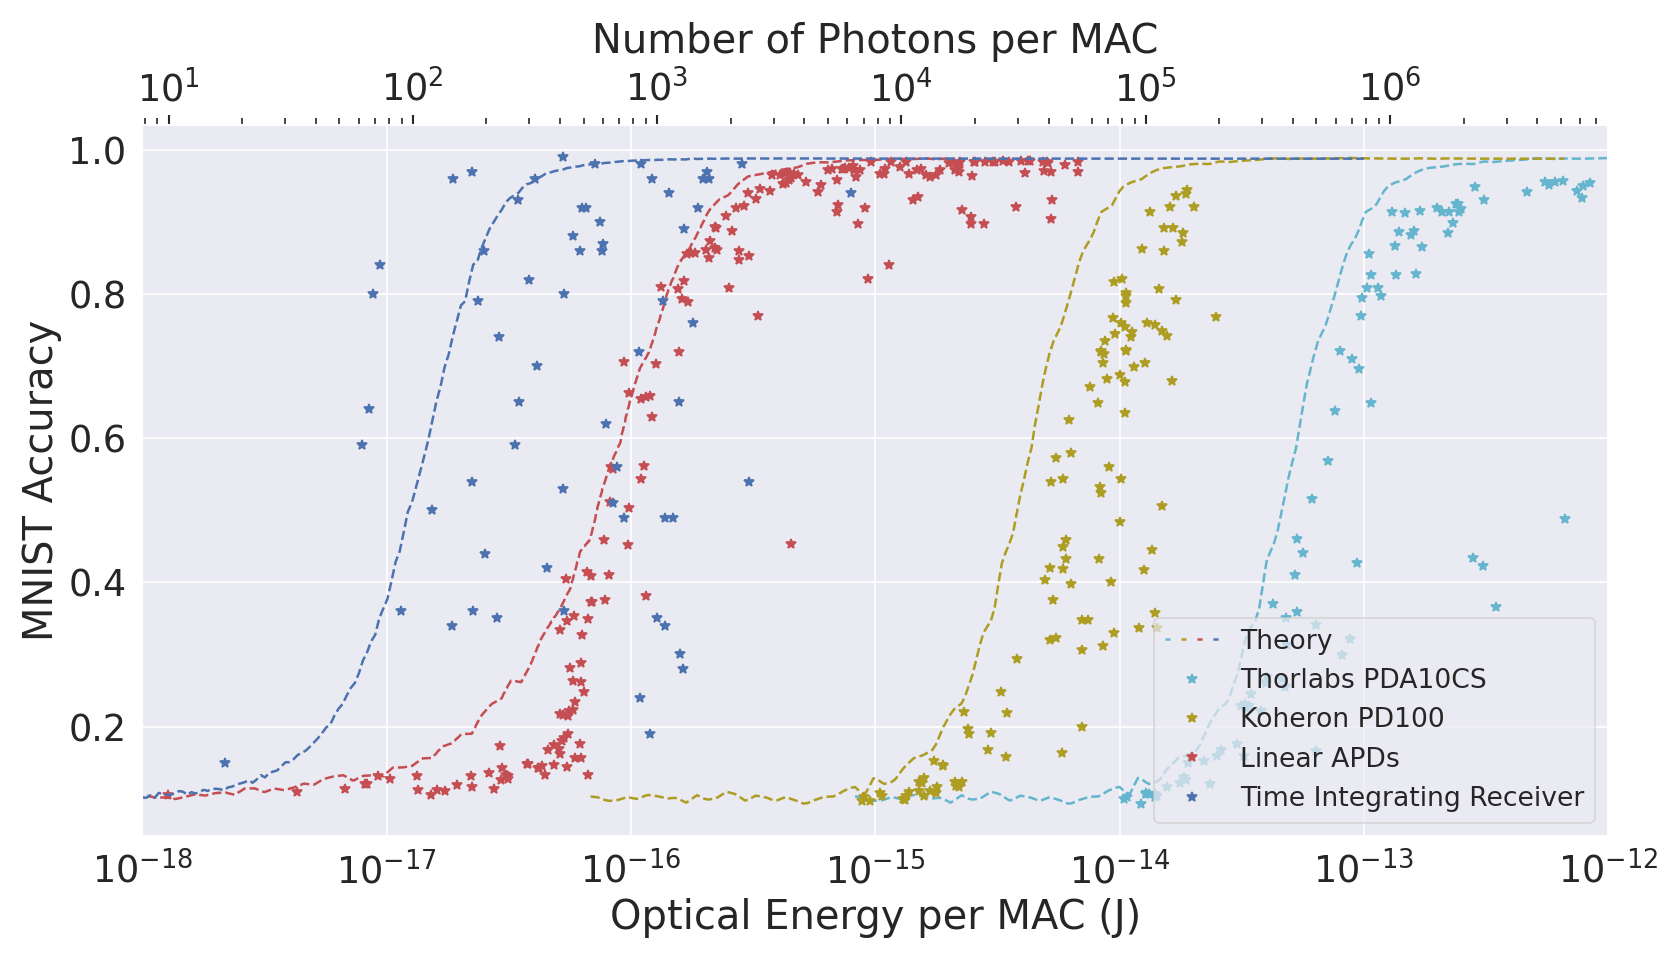

This figure's Python source:
#%%
import numpy as np
import matplotlib.pyplot as plt
import seaborn as sns
sns.set()
from tqdm import tqdm
import pandas as pd 
from scipy import interpolate
from scipy.interpolate import interp1d

#%%

######## CONSTANTS ###########
num_samples = 10000
ivc102_capacitance = 1e-11
energy_per_mac_sweep = np.logspace(-18,-12,num=400)
electron_charge = 1.602e-19
photon_energy = 1.28e-19
voltage_per_code = 0.2/2**(15)

########## COLOR CODING AND STYLING ########
N_1_color = 'teal'
time_integration_color = 'b'
APD_color = 'r'
SNSPD_color = 'g'
koheron_color = (173/255, 157/255, 35/255)
thorlabs_color = 'c'

simulation_linestyle = 'dashed'

labelsize = 24
titlesize = 24
tickssize = 22
legendsize = 16

plt.figure(figsize=(14,8),dpi=120)
ax = plt.gca()

############# Commercial off the shelf photodetectors #######
#### PLOTTING FROM SNR_EXPERIMENT_SLOW_LiNbO3
thorlabs_data = pd.read_csv("thorlabs_SNR_measurement.csv")
thorlabs_data = thorlabs_data.to_numpy()
thorlabs_data = thorlabs_data[np.abs(thorlabs_data[:,2]) < 0.01]

#Back of the envelope for difference distribution accuracy
RMS_noise = 300e-6/2 #Factor of 2 for 50 ohm termination
bandwidth = 775e3
gain = 24e3 #V/A or V/W since 1A/W
inp = np.random.rand(num_samples)
weight = np.random.rand(num_samples)

output = np.dot(inp, weight)
thorlabs_noise_storage = []
averaging = 10
for e in tqdm(energy_per_mac_sweep):
    temp = 0
    for _ in range(averaging):
        optical_power = e*bandwidth
        voltage = gain * optical_power
        SNR = voltage/RMS_noise
        optical_output = output + 1./SNR * (np.random.rand(num_samples) - 0.5)
        difference = output - optical_output
        temp += np.std(difference)
    thorlabs_noise_storage.append(temp/averaging)

# Do the same but for the Koheron PD
#### PLOTTING FROM SNR_EXPERIMENT_SLOW_LiNbO3
koheron_data = pd.read_csv("koheron_SNR_measurement.csv")
koheron_data = koheron_data.to_numpy()
koheron_data = koheron_data[np.abs(koheron_data[:,2]) < 0.05]

# Koheron Detector Noise 
koheron_noise_storage = []
RMS_noise = 286e-6 #Calculated from the datasheet, units of volts RMS. 7pA/sqrt(Hz) * sqrt(110MHz) * 3900V/A
bandwidth = 110e6
gain = 3900
averaging = 10
for e in tqdm(energy_per_mac_sweep):
    temp = 0
    for _ in range(averaging):
        optical_power = e*bandwidth
        voltage = gain * optical_power
        SNR = voltage/RMS_noise
        optical_output = output + 1./SNR * (np.random.rand(num_samples) - 0.5)
        difference = output - optical_output
        temp += np.std(difference)
    koheron_noise_storage.append(temp/averaging)

dicty = np.load("acc_storage.npy",allow_pickle=True).item()
dd_storage = dicty['dd_storage']
acc_storage = dicty['acc_storage']

from scipy.interpolate import interp1d
s = interp1d(dd_storage, acc_storage, kind='linear',bounds_error=False)

e1, = plt.semilogx(thorlabs_data[:,0],s(thorlabs_data[:,3]),"*",c=thorlabs_color)
t1, = plt.semilogx(energy_per_mac_sweep,s(thorlabs_noise_storage),c=thorlabs_color,linestyle='--',label='_nolegend_')
e2, = plt.semilogx(koheron_data[:,0],s(koheron_data[:,3]),"*",c=koheron_color)
t2, = plt.semilogx(energy_per_mac_sweep,s(koheron_noise_storage),c=koheron_color,linestyle='--',label='_nolegend_')

####### Linear Mode APD ##########
#Mean optical Energy ,Mean optical power,baseline_accuracy,optical_accuracy
dicty = np.load("APD_storage.npy",allow_pickle=True).item()

acc_storage = dicty['acc_storage']
dd_storage = dicty['dd_storage']
s_n1 = interp1d(dd_storage, acc_storage, kind='linear',bounds_error=False)

data = pd.read_csv("APD_SNR_measurement.csv")
data = data.to_numpy()

mean_threshold_n_1 = 0.3

data = data[np.abs(data[:,2]) < mean_threshold_n_1]
apd_coupling_effiency = 0.5 #Measured 50% coupling effeciency from fiber mode to APD
mean_optical_energy = data[:,0]/apd_coupling_effiency

###### Simulation of noise
num_samples = 10000
inp = np.random.rand(num_samples)
weight = np.random.rand(num_samples)

output = np.dot(inp, weight)
SNR_storage = []
storage = []
energy_per_mac_sweep = np.logspace(-19,-12,num=3000)
integrated_noise_power = 17e-9
bandwidth = 400e6
noise_energy_per_time = integrated_noise_power/bandwidth
averaging = 10
for e in tqdm(energy_per_mac_sweep):
    temp = 0
    for _ in range(averaging):
        SNR = e/noise_energy_per_time
        SNR_storage.append(SNR)
        optical_output = output + 1./SNR * (np.random.rand(num_samples) - 0.5)
        difference = output - optical_output
        temp += np.std(difference)
    storage.append(temp/averaging)

e3, = plt.semilogx(mean_optical_energy,s_n1(data[:,3]),"*",c=APD_color)
t3, = plt.semilogx(energy_per_mac_sweep,s_n1(storage),c=APD_color,linestyle=simulation_linestyle,label='_nolegend_')

#Data taken with ivc102, IR photodiode
######### N = 100 data ############
data = pd.read_csv("integrator_N_100.csv").to_numpy()
#Prune the data! We pre-select data points which have poor 
dd_std = data[:,3]
data = data[dd_std < 3.8, :]
dd_mean = data[:,4]
data = data[np.abs(dd_mean) < 1.2,:]
average_delta_code_per_readout = data[:,0]
average_delta_code_per_MAC = average_delta_code_per_readout/100
average_delta_voltage_per_MAC = average_delta_code_per_MAC * 0.2/2**15
average_delta_charge_per_MAC = 1e-11 * average_delta_voltage_per_MAC
electron_charge = 1.602e-19
photon_energy = 1.28e-19
optical_energy_per_MAC = average_delta_charge_per_MAC*photon_energy/electron_charge
optical_accuracy = data[:,2]
e4, = plt.semilogx(optical_energy_per_MAC,optical_accuracy,"*",c=time_integration_color)

########### Simulation of N = 100 ###########
data = np.load("N_100_simulation_sweep_results.npy",allow_pickle=True).item()

t4, = plt.semilogx(data["energy_per_mac_sweep"],data["ivc_N_100_detector_accuracy_storage"],c=time_integration_color,linestyle=simulation_linestyle,label='_nolegend_')

############# Plotting buracracy ###########
ax.set_xticks([
    1e-18,
    1e-17,
    1e-16,
    1e-15,
    1e-14,
    1e-13,
    1e-12
])

#Add in a twin-x axis
def energytophotons(x):
    return x/photon_energy

def photonstoenergy(x):
    return x*photon_energy

ax2 = ax.secondary_xaxis('top', functions=(energytophotons, photonstoenergy))
ax2.set_xlabel('Number of Photons per MAC',fontsize=labelsize,labelpad=10)
ax2.tick_params(axis='x',labelsize = tickssize)

ax.tick_params(axis='y',labelsize = tickssize)
ax.tick_params(axis='x',labelsize = tickssize)

ax2.set_xticks([
    1e1,
    1e2,
    1e3,
    1e4,
    1e5,
    1e6,
    1e7],)

import matplotlib
import matplotlib.lines as mlines
legend = plt.legend(
    [(t1,t2,t3,t4),e1,e2,e3,e4],
    [
    "Theory",
    "Thorlabs PDA10CS",
    "Koheron PD100",
    "Linear APDs",
    "Time Integrating Receiver"
    ],
    prop={"size":legendsize},loc = 'lower right',fancybox=True, framealpha=0.7,
    handler_map = {tuple: matplotlib.legend_handler.HandlerTuple(None)}
)
# legend.legendHandles[0]._legmarker.set_markersize(28)
# legend.legendHandles[1]._legmarker.set_markersize(14)
# legend.legendHandles[2]._legmarker.set_markersize(14)
# legend.legendHandles[3]._legmarker.set_markersize(14)
# legend.legendHandles[4]._legmarker.set_markersize(14)

plt.xlim(1e-18,1e-12)
plt.ylabel("MNIST Accuracy",fontsize=labelsize)
plt.xlabel("Optical Energy per MAC (J)",fontsize=labelsize)
plt.tight_layout()
plt.savefig("main_noise_figure.png",dpi='figure')
plt.savefig("main_noise_figure.pdf",dpi='figure')
plt.savefig("main_noise_figure.svg",dpi='figure')
plt.show()

# %%
